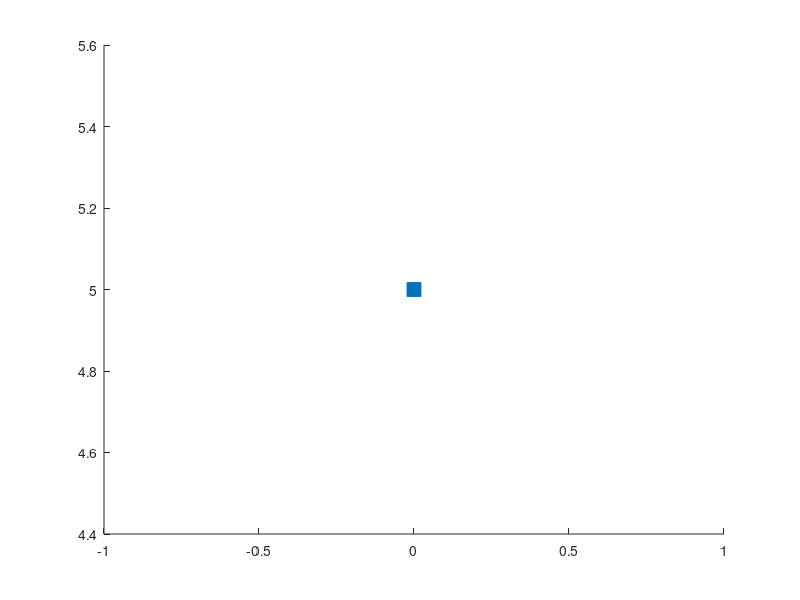

Write MATLAB code to recreate this figure. (Note: this script raises an error after producing the figure.)
clf,
clear all
TxPos1=input('Input matrix in standard MATLAB format such as [50 60 70;1000 45 6000]: ')
% TxPos1=[50 60 70 ;1000 50 60]
ndims(TxPos1)
hold on;
b=TxPos1(:,end)
for k=1:length(b)   
   a = plot(0,b(k),'s','MarkerSize',10);
   set(a,'MarkerFaceColor',get(a,'Color'))
end
% for TxPos1
%     plot(TxPos1)
% end
g=TxPos1(1:2)
  hydrophone = phased.IsotropicHydrophone('FrequencyRange',[1e3 20e3]);
  fc = 10e3;
  pattern(hydrophone,fc);